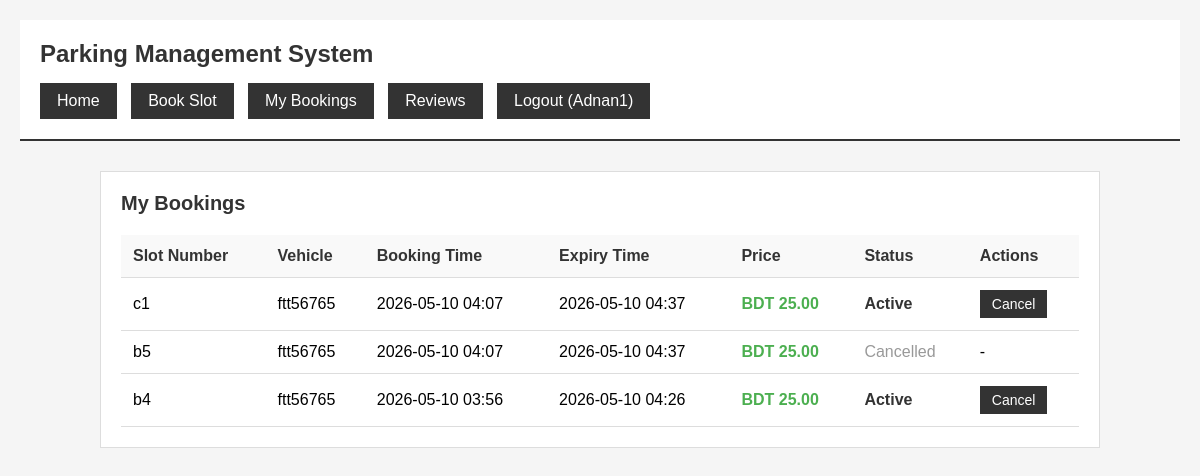
The page /my-bookings/ (signed in) on the database as committed earlier.
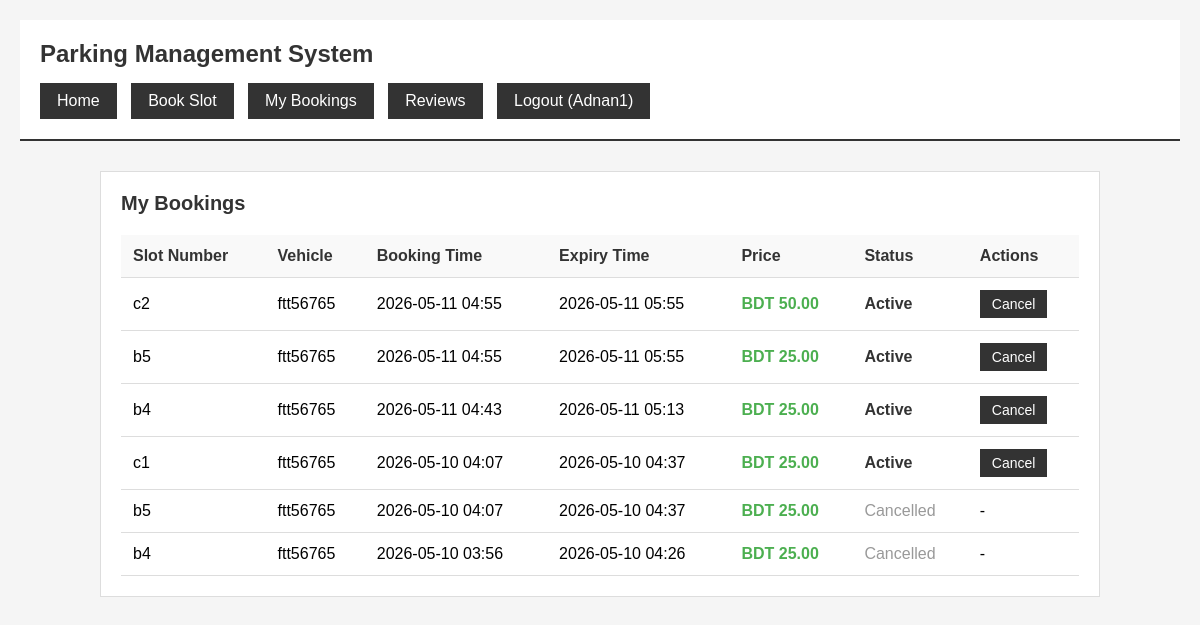
The same page on the database as committed later.
### parking/models.py (models this page shows, shortened)
class Booking(models.Model):
    user = models.ForeignKey(User, on_delete=models.CASCADE)
    vehicle = models.ForeignKey(Vehicle, on_delete=models.CASCADE)
    slot = models.ForeignKey(ParkingSlot, on_delete=models.CASCADE)
    booking_time = models.DateTimeField(default=timezone.now)
    expiry_time = models.DateTimeField()
    status = models.CharField(max_length=20, default='Active')
    total_price = models.DecimalField(max_digits=10, decimal_places=2, default=0.00)

class ParkingSlot(models.Model):
    slot_number = models.CharField(max_length=10)
    is_available = models.BooleanField(default=True)
    price_per_hour = models.DecimalField(max_digits=10, decimal_places=2, default=50.00)

class Vehicle(models.Model):
    user = models.ForeignKey(User, on_delete=models.CASCADE)
    vehicle_number = models.CharField(max_length=20)
    vehicle_type = models.CharField(max_length=10)
    vehicle_image = models.ImageField(upload_to='vehicle_images/', null=True, blank=True)

### parking/views.py (the view)
# urls.py: path('my-bookings/', views.my_bookings, name='my_bookings'),
@login_required(login_url='/login/')
def my_bookings(request):
    bookings = Booking.objects.filter(user=request.user).order_by('-booking_time')
    return render(request, 'My_bookings.html', {'bookings': bookings})

### templates/My_bookings.html (shortened to what this page needs)
<!DOCTYPE html>
<html lang="en">
<head>
</head>
<body>
    <div class="header">
        <h1>Parking Management System</h1>
        <div class="nav">
            <a href="/">Home</a>
            <a href="/book/">Book Slot</a>
            <a href="/my-bookings/">My Bookings</a>
            <a href="/reviews/all/">Reviews</a>
            {% if user.is_authenticated %}
                <a href="/logout/">Logout ({{ user.username }})</a>
            {% else %}
                <a href="/login/">Login</a>
            {% endif %}
        </div>
    </div>
    <div class="container">
        <div class="section">
            <h2>My Bookings</h2>
            {% if bookings %}
                <table>
                    <thead>
                        <tr>
                            <th>Slot Number</th>
                            <th>Vehicle</th>
                            <th>Booking Time</th>
                            <th>Expiry Time</th>
                            <th>Price</th>
                            <th>Status</th>
                            <th>Actions</th>
                        </tr>
                    </thead>
                    <tbody>
                        {% for b in bookings %}
                        <tr>
                            <td>{{ b.slot.slot_number }}</td>
                            <td>{{ b.vehicle.vehicle_number }}</td>
                            <td>{{ b.booking_time|date:"Y-m-d H:i" }}</td>
                            <td>{{ b.expiry_time|date:"Y-m-d H:i" }}</td>
                            <td><strong style="color: #4CAF50;">BDT {{ b.total_price }}</strong></td>
                            <td class="{% if b.status == 'Active' %}status-active{% else %}status-cancelled{% endif %}">
                                {{ b.status }}
                            </td>
                            <td>
                                {% if b.status == 'Active' %}
                                    <form method="POST" action="/cancel/{{ b.id }}/" style="display: inline;">
                                        <button type="submit" class="btn" onclick="return confirm('Cancel this booking?')">Cancel</button>
                                    </form>
                                {% else %}
                                    -
                                {% endif %}
                            </td>
                        </tr>
                        {% endfor %}
                    </tbody>
                </table>
            {% else %}
                <div class="message">
                    You don't have any bookings yet. <a href="/book/" style="color: #333; text-decoration: underline;">Book a slot now</a>
                </div>
            {% endif %}
        </div>
    </div>
</body>
</html>

### templates/My_bookings.html (style rules this page uses)
* { margin: 0; padding: 0; box-sizing: border-box; }
body { font-family: Arial, sans-serif; background: #f5f5f5; padding: 20px; }
.header { background: #fff; padding: 20px; margin-bottom: 30px; border-bottom: 2px solid #333; }
.header h1 { font-size: 24px; color: #333; }
.nav { margin-top: 15px; }
.nav a { display: inline-block; padding: 8px 16px; margin-right: 10px; background: #333; color: #fff; text-decoration: none; border: 1px solid #333; }
.container { max-width: 1000px; margin: 0 auto; }
.section { background: #fff; padding: 20px; margin-bottom: 20px; border: 1px solid #ddd; }
.section h2 { font-size: 20px; margin-bottom: 20px; color: #333; }
table { width: 100%; border-collapse: collapse; }
th, td { padding: 12px; text-align: left; border-bottom: 1px solid #ddd; }
th { background: #f9f9f9; font-weight: bold; color: #333; }
.btn { padding: 6px 12px; background: #333; color: #fff; text-decoration: none; border: none; cursor: pointer; font-size: 14px; }
.status-active { color: #333; font-weight: bold; }
.status-cancelled { color: #999; }

Rows that differ between the two databases and show on the page:
added Booking: slot.slot_number "c2", vehicle.vehicle_number "ftt56765", booking_time "2026-05-11 04:55", expiry_time "2026-05-11 05:55", total_price "50.00", status "Active"
added Booking: slot.slot_number "b5", vehicle.vehicle_number "ftt56765", booking_time "2026-05-11 04:55", expiry_time "2026-05-11 05:55", total_price "25.00", status "Active"
added Booking: slot.slot_number "b4", vehicle.vehicle_number "ftt56765", booking_time "2026-05-11 04:43", expiry_time "2026-05-11 05:13", total_price "25.00", status "Active"
changed Booking (number 6 of 6 on the later page): status "Active" → "Cancelled"; status "Cancel" → "-"
